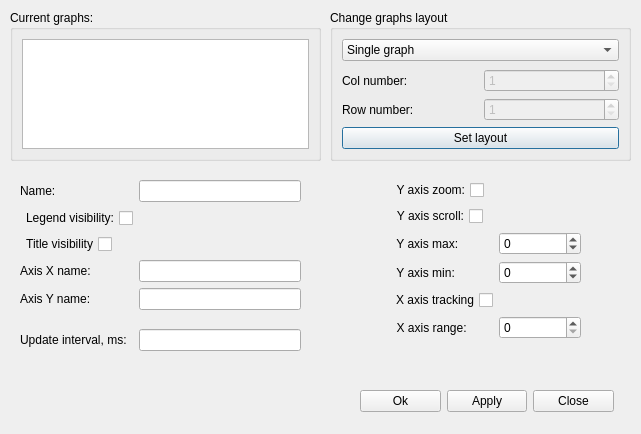
<?xml version="1.0" encoding="UTF-8"?>
<ui version="4.0">
 <class>UWatchChartOption</class>
 <widget class="QDialog" name="UWatchChartOption">
  <property name="geometry">
   <rect>
    <x>0</x>
    <y>0</y>
    <width>641</width>
    <height>434</height>
   </rect>
  </property>
  <property name="windowTitle">
   <string>Dialog</string>
  </property>
  <widget class="QGroupBox" name="chartsLayotGroupBox">
   <property name="geometry">
    <rect>
     <x>330</x>
     <y>10</y>
     <width>301</width>
     <height>151</height>
    </rect>
   </property>
   <property name="title">
    <string>Change graphs layout</string>
   </property>
   <layout class="QVBoxLayout" name="verticalLayout">
    <item>
     <widget class="QComboBox" name="chartLayot_CB">
      <item>
       <property name="text">
        <string>Single graph</string>
       </property>
      </item>
      <item>
       <property name="text">
        <string>Vertically</string>
       </property>
      </item>
      <item>
       <property name="text">
        <string>Horizontally</string>
       </property>
      </item>
      <item>
       <property name="text">
        <string>Grid</string>
       </property>
      </item>
     </widget>
    </item>
    <item>
     <spacer name="verticalSpacer">
      <property name="orientation">
       <enum>Qt::Vertical</enum>
      </property>
      <property name="sizeHint" stdset="0">
       <size>
        <width>258</width>
        <height>18</height>
       </size>
      </property>
     </spacer>
    </item>
    <item>
     <layout class="QHBoxLayout" name="horizontalLayout_2">
      <item>
       <widget class="QLabel" name="label_2">
        <property name="text">
         <string>Col number:</string>
        </property>
       </widget>
      </item>
      <item>
       <widget class="QSpinBox" name="chartColNumber_spin">
        <property name="enabled">
         <bool>false</bool>
        </property>
        <property name="minimum">
         <number>1</number>
        </property>
        <property name="maximum">
         <number>5</number>
        </property>
       </widget>
      </item>
     </layout>
    </item>
    <item>
     <layout class="QHBoxLayout" name="horizontalLayout_3">
      <item>
       <widget class="QLabel" name="label_3">
        <property name="text">
         <string>Row number:</string>
        </property>
       </widget>
      </item>
      <item>
       <widget class="QSpinBox" name="chartRowNumber_spin">
        <property name="enabled">
         <bool>false</bool>
        </property>
        <property name="minimum">
         <number>1</number>
        </property>
        <property name="maximum">
         <number>5</number>
        </property>
       </widget>
      </item>
     </layout>
    </item>
    <item>
     <widget class="QPushButton" name="createLayot_button">
      <property name="text">
       <string>Set layout</string>
      </property>
     </widget>
    </item>
   </layout>
  </widget>
  <widget class="QGroupBox" name="groupBox_5">
   <property name="geometry">
    <rect>
     <x>10</x>
     <y>10</y>
     <width>311</width>
     <height>151</height>
    </rect>
   </property>
   <property name="title">
    <string>Current graphs:</string>
   </property>
   <layout class="QVBoxLayout" name="verticalLayout_2">
    <item>
     <widget class="QListWidget" name="allChartsList"/>
    </item>
   </layout>
  </widget>
  <widget class="QWidget" name="horizontalLayoutWidget">
   <property name="geometry">
    <rect>
     <x>360</x>
     <y>390</y>
     <width>254</width>
     <height>23</height>
    </rect>
   </property>
   <layout class="QHBoxLayout" name="horizontalLayout">
    <item>
     <widget class="QPushButton" name="okButton">
      <property name="text">
       <string>Ok</string>
      </property>
     </widget>
    </item>
    <item>
     <widget class="QPushButton" name="applyButton">
      <property name="text">
       <string>Apply</string>
      </property>
     </widget>
    </item>
    <item>
     <widget class="QPushButton" name="closeButoon">
      <property name="text">
       <string>Close</string>
      </property>
     </widget>
    </item>
   </layout>
  </widget>
  <widget class="QWidget" name="formLayoutWidget">
   <property name="geometry">
    <rect>
     <x>20</x>
     <y>180</y>
     <width>281</width>
     <height>171</height>
    </rect>
   </property>
   <layout class="QFormLayout" name="formLayout">
    <item row="0" column="0">
     <widget class="QLabel" name="label">
      <property name="text">
       <string>Name:</string>
      </property>
     </widget>
    </item>
    <item row="0" column="1">
     <widget class="QLineEdit" name="graphNameEditor"/>
    </item>
    <item row="1" column="0">
     <widget class="QCheckBox" name="legendVisibilitSB">
      <property name="layoutDirection">
       <enum>Qt::RightToLeft</enum>
      </property>
      <property name="text">
       <string>Legend visibility:</string>
      </property>
     </widget>
    </item>
    <item row="2" column="0">
     <widget class="QCheckBox" name="tittleVisibilityCB">
      <property name="layoutDirection">
       <enum>Qt::RightToLeft</enum>
      </property>
      <property name="text">
       <string>Title visibility</string>
      </property>
     </widget>
    </item>
    <item row="3" column="0">
     <widget class="QLabel" name="label_4">
      <property name="text">
       <string>Axis X name:</string>
      </property>
     </widget>
    </item>
    <item row="3" column="1">
     <widget class="QLineEdit" name="axisXNameEditor"/>
    </item>
    <item row="4" column="0">
     <widget class="QLabel" name="label_5">
      <property name="text">
       <string>Axis Y name:</string>
      </property>
     </widget>
    </item>
    <item row="4" column="1">
     <widget class="QLineEdit" name="axisYNameEditor"/>
    </item>
    <item row="6" column="1">
     <widget class="QLineEdit" name="updateIntervalMs"/>
    </item>
    <item row="6" column="0">
     <widget class="QLabel" name="label_9">
      <property name="text">
       <string>Update interval, ms:</string>
      </property>
     </widget>
    </item>
    <item row="5" column="0">
     <spacer name="verticalSpacer_2">
      <property name="orientation">
       <enum>Qt::Vertical</enum>
      </property>
      <property name="sizeHint" stdset="0">
       <size>
        <width>20</width>
        <height>40</height>
       </size>
      </property>
     </spacer>
    </item>
   </layout>
  </widget>
  <widget class="QWidget" name="formLayoutWidget_2">
   <property name="geometry">
    <rect>
     <x>390</x>
     <y>180</y>
     <width>191</width>
     <height>171</height>
    </rect>
   </property>
   <layout class="QFormLayout" name="formLayout_2">
    <item row="0" column="0">
     <widget class="QCheckBox" name="axisYzoomCB">
      <property name="layoutDirection">
       <enum>Qt::RightToLeft</enum>
      </property>
      <property name="text">
       <string>Y axis zoom:</string>
      </property>
      <property name="tristate">
       <bool>false</bool>
      </property>
     </widget>
    </item>
    <item row="2" column="0">
     <widget class="QLabel" name="label_6">
      <property name="text">
       <string>  Y axis max:</string>
      </property>
     </widget>
    </item>
    <item row="2" column="1">
     <widget class="QSpinBox" name="axisYmaxSB">
      <property name="minimum">
       <number>-1000</number>
      </property>
      <property name="maximum">
       <number>1000</number>
      </property>
     </widget>
    </item>
    <item row="3" column="0">
     <widget class="QLabel" name="label_7">
      <property name="text">
       <string>  Y axis min:</string>
      </property>
     </widget>
    </item>
    <item row="3" column="1">
     <widget class="QSpinBox" name="axisYminSB">
      <property name="minimum">
       <number>-1000</number>
      </property>
      <property name="maximum">
       <number>1000</number>
      </property>
     </widget>
    </item>
    <item row="5" column="0">
     <widget class="QLabel" name="label_8">
      <property name="text">
       <string>  X axis range:</string>
      </property>
     </widget>
    </item>
    <item row="5" column="1">
     <widget class="QSpinBox" name="axisXrangeSB">
      <property name="maximum">
       <number>1000</number>
      </property>
     </widget>
    </item>
    <item row="4" column="0">
     <widget class="QCheckBox" name="axisXtrackCB">
      <property name="layoutDirection">
       <enum>Qt::RightToLeft</enum>
      </property>
      <property name="text">
       <string>X axis tracking</string>
      </property>
     </widget>
    </item>
    <item row="1" column="0">
     <widget class="QCheckBox" name="axisYscrollCB">
      <property name="layoutDirection">
       <enum>Qt::RightToLeft</enum>
      </property>
      <property name="text">
       <string>Y axis scroll:</string>
      </property>
     </widget>
    </item>
   </layout>
  </widget>
 </widget>
 <resources/>
 <connections/>
</ui>
